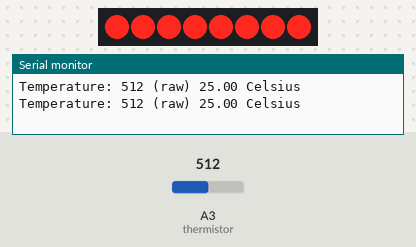
A sketch run on a simulated Teensy 4. Parts: 8 shift-register outputs drawn as a row of LEDs (first output left, lit = HIGH), the last lines printed to the serial monitor. Wiring (inferred from the names in the program): shift register (74HC595): data A0; shift clock A2; latch A1. Wiring (inferred from the signals the program sends): row of LEDs: on Q0, Q1, Q2, Q3, Q4, Q5, Q6, Q7. The test bench sets the inputs (shaded band); at power-on: A3 (thermistor) = 512.

Above: at 1.8 s.
1.9 s: A3 (thermistor) set to 677
At 2.7 s:
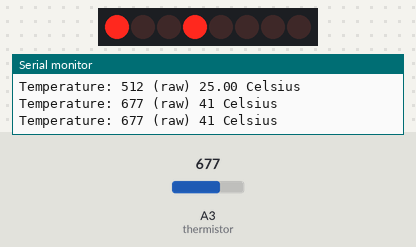
3.9 s: A3 (thermistor) set to 609
7.5 s: A3 (thermistor) set to 581
At 8.9 s:
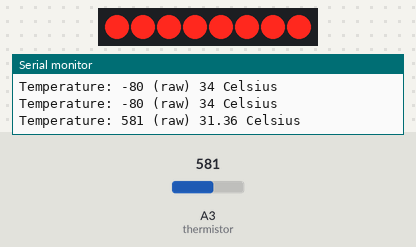
10.0 s: A3 (thermistor) set to 409
12.0 s: A3 (thermistor) set to 380
At 13.2 s:
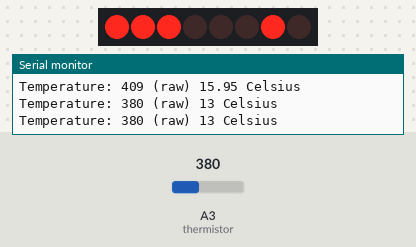
14.0 s: A3 (thermistor) set to 408
At 16.3 s:
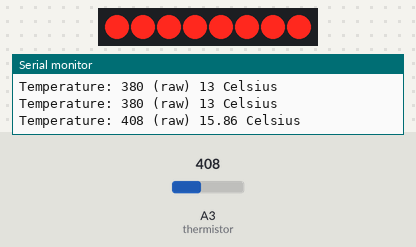
Timing chart, 0 to 17.8 s (numbered marks = the images above; inputs shaded):
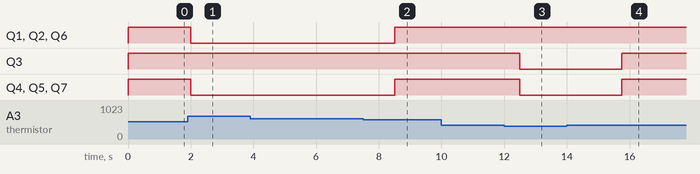

The sketch:

practical_trial.ino
```cpp
#include "IntervalTimer.h"

/************************************************************
* Practical Question: Winter 2022
*
* Level Achieved: A+
*
* Status: The program is able to handle two intervals, the
* first will be started within the first 6 seconds and last for
* 2 seconds before the second one starts. The it will be back
* to normal reading from thermistor. The circuit display "L." and "H."
* based on the celsius it gets.
*
*
* @author Hoang Do
*/

const int MIN_TEMP = 15;    //no student has reported lower than 15 degrees Celsius
const int MAX_TEMP = 33;   //no student has reported higher than 33 degrees Celsius

int SER   = 14;
int LATCH = 15;
int SRCLK = 16;

int thermistor = 17;

volatile int code = 0;
volatile float celsius = 0;

int mockLow = -80;//raw
int mockHigh = 800;//raw

volatile boolean isInterval1 = false;

IntervalTimer mockingLowTempTimer;
IntervalTimer mockingHighTempTimer;

unsigned long previousMillis = 0;  // will store last time was updated
const long interval = 500; //blink 4 times the matched number (500*4=2000)

byte digitOne[3]= {0x47, 0x09, 0xff}; //anode

void setMockLow() {
  noInterrupts();
  code = mockLow;
  isInterval1 = true;
  Serial.println("INJECT: LOW ");
  interrupts();
}

void setMockHigh() {
  noInterrupts();
  code = mockHigh;
  isInterval1 = false;
  Serial.println("INJECT: HIGH ");
  interrupts();
}

void setup() {
  Serial.begin(38400);

  pinMode(SER, OUTPUT);
  pinMode(LATCH, OUTPUT);
  pinMode(SRCLK, OUTPUT);

  digitalWrite(SER, LOW);
  digitalWrite(LATCH, LOW);
  digitalWrite(SRCLK, LOW);

  mockingLowTempTimer.begin(setMockLow, 6000000);
  mockingLowTempTimer.priority(1);

  mockingHighTempTimer.begin(setMockHigh, 8500000);
  mockingHighTempTimer.priority(2);
}

void loop() {
  noInterrupts();
  if(code == 0){
    code = analogRead(thermistor);
  }
  interrupts();

  celsiusConversion();
  if(celsius < MIN_TEMP || celsius > MAX_TEMP){
    blinkTwoSeconds(celsius);
  } else {
    Serial.print("Temperature: ");
    Serial.print(code);
    Serial.print(" (raw) ");
    Serial.print(celsius);
    Serial.println(" Celsius");

    digitalWrite(LATCH, LOW);
    shiftOut(SER, SRCLK, MSBFIRST, digitOne[2]);
    digitalWrite(LATCH, HIGH);
  }

  code = 0;
  delay(1000);
}

void blinkTwoSeconds(int celsius){
  // the interval at which you want to blink the 7-segment.
  unsigned long startMillis = millis();
  previousMillis = 0;

  while(millis() - startMillis <= 2000){
    unsigned long currentMillis = millis();
    if (currentMillis - previousMillis >= interval) {
      previousMillis = currentMillis;

      Serial.print("Temperature: ");
      Serial.print(code);
      Serial.print(" (raw) ");
      Serial.print(celsius);
      Serial.println(" Celsius");

      if(celsius < MIN_TEMP){
        digitalWrite(LATCH, LOW);
        shiftOut(SER, SRCLK, MSBFIRST, digitOne[0]);
        digitalWrite(LATCH, HIGH);
      } else if(celsius > MAX_TEMP){
        digitalWrite(LATCH, LOW);
        shiftOut(SER, SRCLK, MSBFIRST, digitOne[1]);
        digitalWrite(LATCH, HIGH);
      }

      if(isInterval1){
        mockingLowTempTimer.end();
      } else {
        mockingHighTempTimer.end();
      }

      delay(250);
    }
  }
}

void celsiusConversion(){
  if (code <= 289) {
    celsius = 5 + (code - 289) / 9.82;
  }
  if (code > 289 && code <= 342) {
    celsius = 10 + (code - 342) / 10.60;
  }
  if (code > 342 && code <= 398) {
    celsius = 15 + (code - 398) / 11.12;
  }
  if (code > 398 && code <= 455) {
    celsius = 20 + (code - 455) / 11.36;
  }
  if (code > 455 && code <= 512) {
    celsius = 25 + (code - 512) / 11.32;
  }
  if (code > 512 && code <= 566) {
    celsius = 30 + (code - 566) / 11.00;
  }
  if (code > 566 && code <= 619) {
    celsius = 35 + (code - 619) / 10.44;
  }
  if (code > 619 && code <= 667) {
    celsius = 40 + (code - 667) / 9.73;
  }
  if (code > 667) {
    celsius = 45 + (code - 712) / 8.90;
  }
  //delay(500);
}
```

Measured:
- the behaviour switches between 599 and 598 on A3 (thermistor) (found by bisection; images 1 and 2)
- the behaviour switches between 398 and 397 on A3 (thermistor) (found by bisection; images 2 and 3)
- after the input at 1.9 s, Q1, Q2, Q4–7: HIGH → LOW after 0.10 s
- after the input at 7.5 s, Q1, Q2, Q4–7: LOW → HIGH after 1.0 s
- after the input at 12.0 s, Q3–5, Q7: HIGH → LOW after 0.50 s
- after the input at 14.0 s, Q3–5, Q7: LOW → HIGH after 1.8 s
